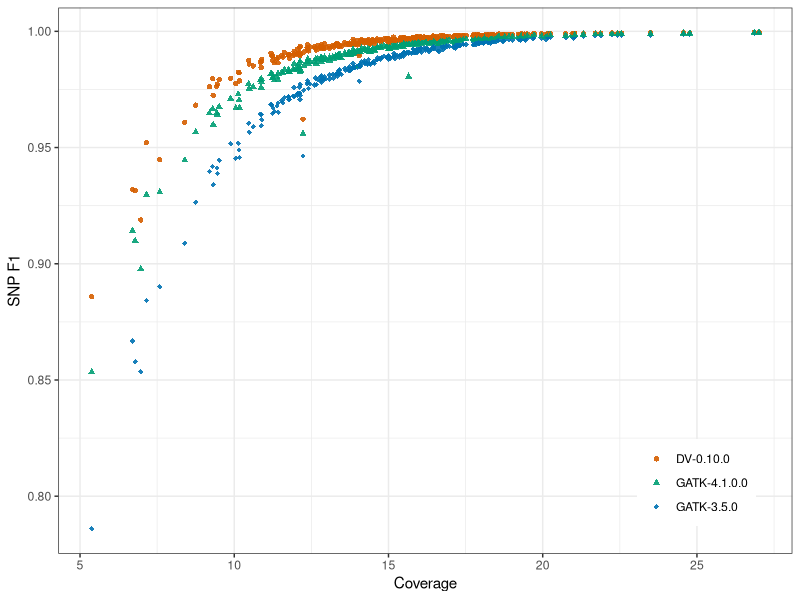

The R source for this figure:
library(ggplot2)

dat <- read.csv('single-sample-happy-evaluation.csv',as.is=TRUE)
dat$caller <- factor(dat$caller,levels=c("DV-0.10.0","GATK-4.1.0.0","GATK-3.5.0"))

cbPalette <- c("#000000", "#E69F00", "#56B4E9", "#009E73", "#F0E442", "#0072B2", "#D55E00", "#CC79A7")[c(7,4,6)]

plt <- ggplot(dat,aes(x=coverage,y=METRIC.F1_Score,col=caller,shape=caller))
plt <- plt+theme_bw()+geom_point(alpha=.9)+geom_abline(intercept=0,slope=1)
plt <- plt+theme(legend.position=c(.95,0.05),legend.justification=c(1,0),legend.title=element_blank())
plt <- plt+xlab("Coverage")+ylab("SNP F1")+scale_colour_manual(values=cbPalette)
plt <- plt+scale_shape_manual(values = c(16,17,18))

ggsave('Figure_2B.png',plt,width=5,height=5,dpi=600)
